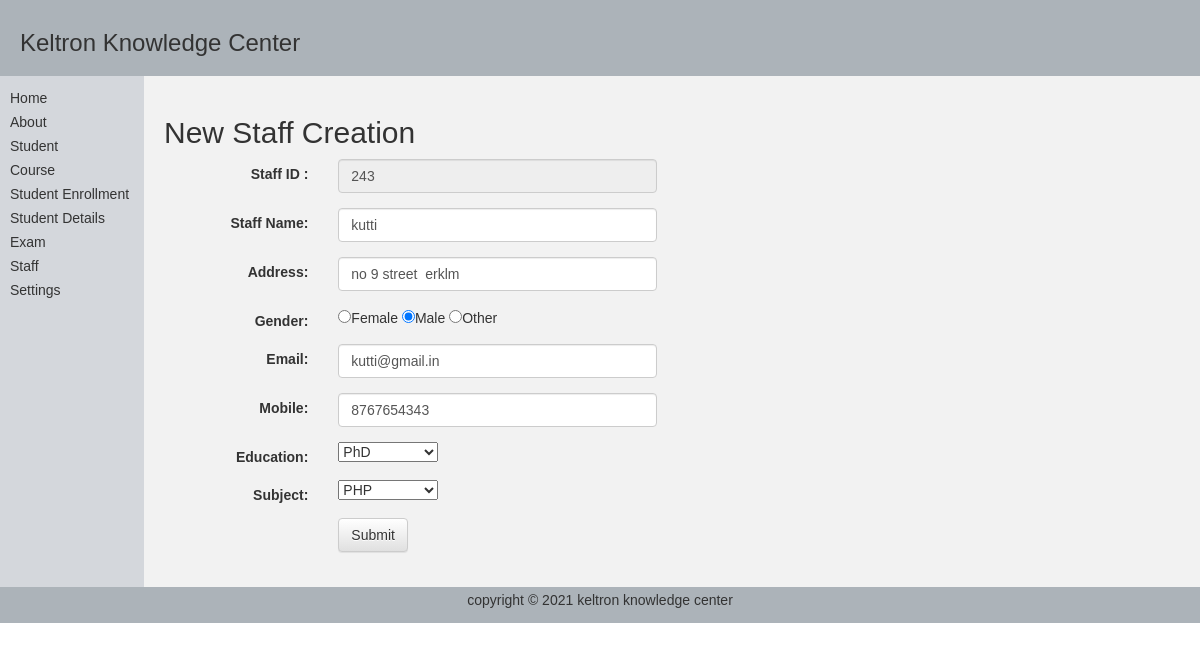
The page /views/staff_details/staffEdit.php?staff_id=243 on the database its author committed.
### tables this page shows
CREATE TABLE `tbl_staff_details` (
  `staff_id` int(7) NOT NULL,
  `staff_name` varchar(10) NOT NULL,
  `address` varchar(50) NOT NULL,
  `gender` varchar(8) NOT NULL,
  `email` varchar(20) NOT NULL,
  `mobile` bigint(10) NOT NULL,
  `education` varchar(20) NOT NULL,
  `subject` varchar(20) NOT NULL
);

### db/DBConnection.class.php (called while the page is built, shortened)
<?php
class DBConnection{
    public static $servername = "localhost";
	public static $username = "root";
	public static $password = "";
	public static $dbase = "KeltronDB";
	static function  getConnect(){
		$connection = new mysqli(self::$servername, self::$username, self::$password,self::$dbase );
		return $connection;
	}
	static function execQery($sql){
		try{
			$result = null;
			$conn = self::getConnect();
			if ($conn->connect_error) {
	  				$result = null;
				}
			else{
					$result = $conn->query($sql);
				}
		}
		catch(Exception $e) {
  			$result = null;
		}
		return $result;
	}
}
?>

### service/staffService.php (called while the page is built, shortened)
 <?php
require_once( ROOT_DIR.'/../db/DBConnection.class.php' );
class StaffService{
function getStaff($staff_id){
	$sql  =  "SELECT * FROM tbl_staff_details WHERE staff_id = $staff_id";
	$result = DBConnection::execQery($sql);
	return $result;
}
}
?>

### views/staff_details/staffEdit.php (the view, shortened to what this page needs)
<?php
    require_once( ROOT_DIR.'/../service/staffService.php' );
$staff_name = $address = $gender = $email= $mobile=$education = $subject = $staff_id =  "";
$error = false;
if ($_SERVER["REQUEST_METHOD"] == "POST") {
  echo "i am in post <br>";
$staff_id = $_POST['staff_id'];
$staff_name = $_POST['staff_name'];
$address = $_POST['address'];
$gender = $_POST['gender'];
$email = $_POST['email'];
$mobile = $_POST['mobile'];
$education = $_POST['education'];
$subject = $_POST['subject'];
if(empty($staff_id)){
    $errid = "* ID should not be empty";
    $error = true;
}
if(empty($staff_name)){
    $errStaffName = "* Name should not be empty";
    $error = true;
}
if(empty($address)){
    $errAddress = "* Address should not be empty";
    $error = true;
}
if(empty($gender)){
  $errgender = "* Gender is required";
  $error = true;
}
if (empty($email)){
  $erremailid = "Email ID is required";
  $error = true;
}
else {
    if (!filter_var($email, FILTER_VALIDATE_EMAIL)) {
      $erremailid = "Invalid email format";
      $error = true;
    }
  }
  if(empty($mobile)){
  $errmobileno = " Mobile No should not be empty";
  $error = true;
}else{
  if (filter_var($mobile, FILTER_VALIDATE_INT)) {
    if (strlen($mobile) !=10 ){
      $errmobileno = "Mobile No must be Ten Digit long";
      $error = true;
    }
  }else{
    $errmobileno ="Mobile No should be an Intger";
    $error = true;
  }
}
if(empty($education)){
    $errEducation = "* Education should not be empty";
    $error = true;
}
if(empty($subject)){
    $errSubject = "* Subject should not be empty";
    $error = true;
}
if($error == true ){
    $message = "please fix the errors";
}else{
    $staffObj = new Staff();
    $staffObj->setStaffID($staff_id);
    $staffObj->setStaffName($staff_name);
    $staffObj->setAddress($address);
    $staffObj->setGender($gender);
    $staffObj->setEmail($email);
    $staffObj->setMobile($mobile);
    $staffObj->setEducation($education);
    $staffObj->setSubject($subject);
    $createservice = new StaffService();
    $result = $createservice->updateStaff($staffObj);
    if($result > 0){
        $_SESSION["message"] = "Staff details updated successfully !";
      }
      else{
        $_SESSION["message"] = "Server busy please try again later !";
      }
    header("Location: staff_View_All.php");
    }
  }
else{
    $staff_id = $_GET['staff_id'];
   $createservice = new StaffService();
    $result = $createservice->getStaff($staff_id);
      if($result != null){
        if ($result->num_rows > 0) {
        $row = $result->fetch_assoc();
       $staff_id = $row["staff_id"];
       $staff_name = $row["staff_name"];
       $address = $row["address"];
       $gender = $row["gender"];
       $email = $row["email"];
       $mobile = $row["mobile"];
       $education = $row["education"];
       $subject = $row["subject"];
      }
   }
}
?><!DOCTYPE html>
<html lang="en">
<head>
<link rel="stylesheet"
      href="http://netdna.bootstrapcdn.com/bootstrap/3.1.0/css/bootstrap.min.css">
<link rel="stylesheet"
     href="http://netdna.bootstrapcdn.com/bootstrap/3.1.0/css/bootstrap-theme.min.css">
</head>
<body style="margin:0px;">
    <table   style="width:100%; border-collapse:collapse; font:14px Arial,sans-serif;">
        <tr>
            <td colspan="3" style="padding:10px 20px; background-color:#acb3b9;">
                <h1 style="font-size:24px;"> Keltron Knowledge Center</h1>
            </td>
        </tr>
        <tr style="height:270px;">
            <td style="width:12%; padding:10px 10px; background-color:#d4d7dc; vertical-align: top;">
                <ul style="list-style:none; padding:0px; line-height:24px;">
                    <?php require_once( ROOT_DIR.'/../views/includes/menu.php' ); ?>
                </ul>
            </td>
            <td style="padding:20px; background-color:#f2f2f2; vertical-align:top;">
                <h2>New Staff Creation </h2>
            <form class="form-horizontal" method="post" action='<?php echo htmlspecialchars($_SERVER["PHP_SELF"]);?>' >
              <div class="form-group">
                  <label class="control-label col-sm-2" for="staff_id">Staff ID :</label>
                  <div class="col-sm-4">
                    <input type="int" class="form-control" id="staff_id" placeholder="Enter staff_id" name="staff_id"
                    value='<?php echo $staff_id ;?>'readonly ="true"
                    >
                  </div>
                </div>
                <div class="form-group">
                  <label class="control-label col-sm-2" for="staff_name">Staff Name:</label>
                  <div class="col-sm-4">
                    <input type="text" class="form-control" id="staff_name" placeholder="Enter staff name " name="staff_name"
                    value='<?php echo "$staff_name" ;?>'
                    >
                  </div>
                </div>
                <div class="form-group">
                  <label class="control-label col-sm-2" for="address">Address:</label>
                  <div class="col-sm-4">
                    <input type="text" class="form-control" id="address" placeholder="Enter address" name="address"
                    value='<?php echo "$address" ;?>'
                    >
                  </div>
                </div>
                 <div class="form-group">
                  <label class="control-label col-sm-2" for="gender">Gender:</label>
                  <div class="col-sm-4">
                    <input type="radio" name = "gender"
                   <?php if (isset($gender) && $gender=="female")echo "checked";?> value="female">Female
                      <input type="radio" name="gender" <?php if (isset($gender) && $gender=="male")echo "checked";?> value="male">Male
                      <input type="radio" name="gender" <?php if (isset($gender) && $gender=="other")echo "checked";?> value="other">Other
                  </div>
                </div>
                <div class="form-group">
                  <label class="control-label col-sm-2" for="email">Email:</label>
                  <div class="col-sm-4">
                    <input type="text" class="form-control" id="email" placeholder="Enter email" name="email" value='<?php echo "$email" ;?>'>
                  </div>
                </div>
                 <div class="form-group">
                  <label class="control-label col-sm-2" for="mobile">Mobile:</label>
                  <div class="col-sm-4">
                    <input type="number" class="form-control" id="mobile" placeholder="Enter mobile" name="mobile" value='<?php echo "$mobile" ;?>'>
                  </div>
                </div>
                <div class="form-group">
                  <label class="control-label col-sm-2" for="education">Education:</label>
                  <div class="col-sm-4">
                    <select  class="default" id="education" name="education">
                      <?php
                      if($education === 'PhD')
                        {?>
                                <option value="PhD"selected>PhD</option>
                      <?php  } ?>
                    </select>
                  </div>
                </div>
                                <div class="form-group">
                  <label class="control-label col-sm-2" for="subject">Subject:</label>
                  <div class="col-sm-4">
                    <select  class="default" id="subject" name="subject">
                      <?php
                      if($subject === 'PHP')
                        {?>
                                <option value="PHP" selected>PHP</option>
                      <?php  } ?>
                    </select>
                  </div>
                </div>
                <div class="form-group">
                  <div class="col-sm-offset-2 col-sm-4">
                    <button type="submit" class="btn btn-default">Submit</button>
                  </div>
                </div>
              </form>
            </td>
        </tr>
        <tr>
            <td colspan="3" style="padding:5px; background-color:#acb3b9; text-align:center;">
                <p>copyright &copy; <?php echo date("Y"); ?> keltron knowledge center</p>
            </td>
        </tr>
    </table>
</body>
</html>

### views/staff_details/staffEdit.php (style rules this page uses)
input { position: relative; }

### rows shown on the page
tbl_staff_details: staff_id "243", staff_name "kutti", address "no 9 street erklm", gender "☑", email "kutti@gmail.in", mobile "8767654343", education "PhD", subject "PHP"
